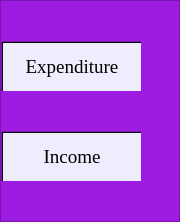
                  <widget class="QFrame" name="frame_2">
                   <property name="minimumSize">
                    <size>
                     <width>180</width>
                     <height>0</height>
                    </size>
                   </property>
                   <property name="maximumSize">
                    <size>
                     <width>180</width>
                     <height>16777215</height>
                    </size>
                   </property>
                   <property name="styleSheet">
                    <string notr="true">
background-color: rgb(158, 27, 226);</string>
                   </property>
                   <property name="frameShape">
                    <enum>QFrame::StyledPanel</enum>
                   </property>
                   <property name="frameShadow">
                    <enum>QFrame::Raised</enum>
                   </property>
                   <layout class="QVBoxLayout" name="verticalLayout_24">
                    <property name="spacing">
                     <number>40</number>
                    </property>
                    <property name="leftMargin">
                     <number>0</number>
                    </property>
                    <property name="topMargin">
                     <number>40</number>
                    </property>
                    <property name="rightMargin">
                     <number>0</number>
                    </property>
                    <property name="bottomMargin">
                     <number>0</number>
                    </property>
                    <item>
                     <widget class="QFrame" name="frame_14">
                      <property name="maximumSize">
                       <size>
                        <width>140</width>
                        <height>50</height>
                       </size>
                      </property>
                      <property name="frameShape">
                       <enum>QFrame::StyledPanel</enum>
                      </property>
                      <property name="frameShadow">
                       <enum>QFrame::Raised</enum>
                      </property>
                      <layout class="QHBoxLayout" name="horizontalLayout_13">
                       <property name="spacing">
                        <number>0</number>
                       </property>
                       <property name="leftMargin">
                        <number>0</number>
                       </property>
                       <property name="topMargin">
                        <number>0</number>
                       </property>
                       <property name="rightMargin">
                        <number>0</number>
                       </property>
                       <property name="bottomMargin">
                        <number>0</number>
                       </property>
                       <item>
                        <widget class="QPushButton" name="expenditure">
                         <property name="minimumSize">
                          <size>
                           <width>140</width>
                           <height>50</height>
                          </size>
                         </property>
                         <property name="maximumSize">
                          <size>
                           <width>160</width>
                           <height>16777215</height>
                          </size>
                         </property>
                         <property name="font">
                          <font>
                           <family>Georgia</family>
                           <pointsize>14</pointsize>
                           <weight>9</weight>
                           <italic>false</italic>
                           <bold>false</bold>
                          </font>
                         </property>
                         <property name="styleSheet">
                          <string notr="true">QPushButton {
	font: 75 14pt &quot;Georgia&quot;;
	color: rgb(0, 0, 0);
	background-color: rgb(237, 237, 253);
	border :1px solid black;
	
    }

QPushButton:hover {
	color: rgb(255, 255, 255);
	background-color: rgb(27, 0, 102);
    }

QPushButton:pressed {
	color: rgb(255, 255, 255);
    border-style: inset;
	background-color: rgb(42, 0, 170);
	border-bottom: 4px solid ;
	border-right:  2px solid ;
	border-left:2px solid white;
	border-top:2px solid white;
    }
QPushButton[Active=true] {
	color: rgb(255, 255, 255);
    border-style: inset;
	background-color: rgb(42, 0, 170);
	border-bottom: 4px solid ;
	border-right:  2px solid ;
	border-left:2px solid white;
	border-top:2px solid white;
}</string>
                         </property>
                         <property name="text">
                          <string>Expenditure</string>
                         </property>
                        </widget>
                       </item>
                      </layout>
                     </widget>
                    </item>
                    <item>
                     <widget class="QFrame" name="frame_16">
                      <property name="maximumSize">
                       <size>
                        <width>140</width>
                        <height>50</height>
                       </size>
                      </property>
                      <property name="frameShape">
                       <enum>QFrame::StyledPanel</enum>
                      </property>
                      <property name="frameShadow">
                       <enum>QFrame::Raised</enum>
                      </property>
                      <layout class="QHBoxLayout" name="horizontalLayout_15">
                       <property name="spacing">
                        <number>0</number>
                       </property>
                       <property name="leftMargin">
                        <number>0</number>
                       </property>
                       <property name="topMargin">
                        <number>0</number>
                       </property>
                       <property name="rightMargin">
                        <number>0</number>
                       </property>
                       <property name="bottomMargin">
                        <number>0</number>
                       </property>
                       <item>
                        <widget class="QPushButton" name="income">
                         <property name="minimumSize">
                          <size>
                           <width>140</width>
                           <height>50</height>
                          </size>
                         </property>
                         <property name="maximumSize">
                          <size>
                           <width>160</width>
                           <height>16777215</height>
                          </size>
                         </property>
                         <property name="font">
                          <font>
                           <family>Georgia</family>
                           <pointsize>14</pointsize>
                           <weight>9</weight>
                           <italic>false</italic>
                           <bold>false</bold>
                          </font>
                         </property>
                         <property name="styleSheet">
                          <string notr="true">QPushButton {
	font: 75 14pt &quot;Georgia&quot;;
	color: rgb(0, 0, 0);
	background-color: rgb(237, 237, 253);
	border :1px solid black;
	
    }

QPushButton:hover {
	color: rgb(255, 255, 255);
	background-color: rgb(27, 0, 102);
    }

QPushButton:pressed {
	color: rgb(255, 255, 255);
    border-style: inset;
	background-color: rgb(42, 0, 170);
	border-bottom: 4px solid ;
	border-right:  2px solid ;
	border-left:2px solid white;
	border-top:2px solid white;
    }
QPushButton[Active=true] {
	color: rgb(255, 255, 255);
    border-style: inset;
	background-color: rgb(42, 0, 170);
	border-bottom: 4px solid ;
	border-right:  2px solid ;
	border-left:2px solid white;
	border-top:2px solid white;
}</string>
                         </property>
                         <property name="text">
                          <string>Income</string>
                         </property>
                        </widget>
                       </item>
                      </layout>
                     </widget>
                    </item>
                    <item>
                     <widget class="QFrame" name="frame_17">
                      <property name="frameShape">
                       <enum>QFrame::StyledPanel</enum>
                      </property>
                      <property name="frameShadow">
                       <enum>QFrame::Raised</enum>
                      </property>
                     </widget>
                    </item>
                   </layout>
                  </widget>
